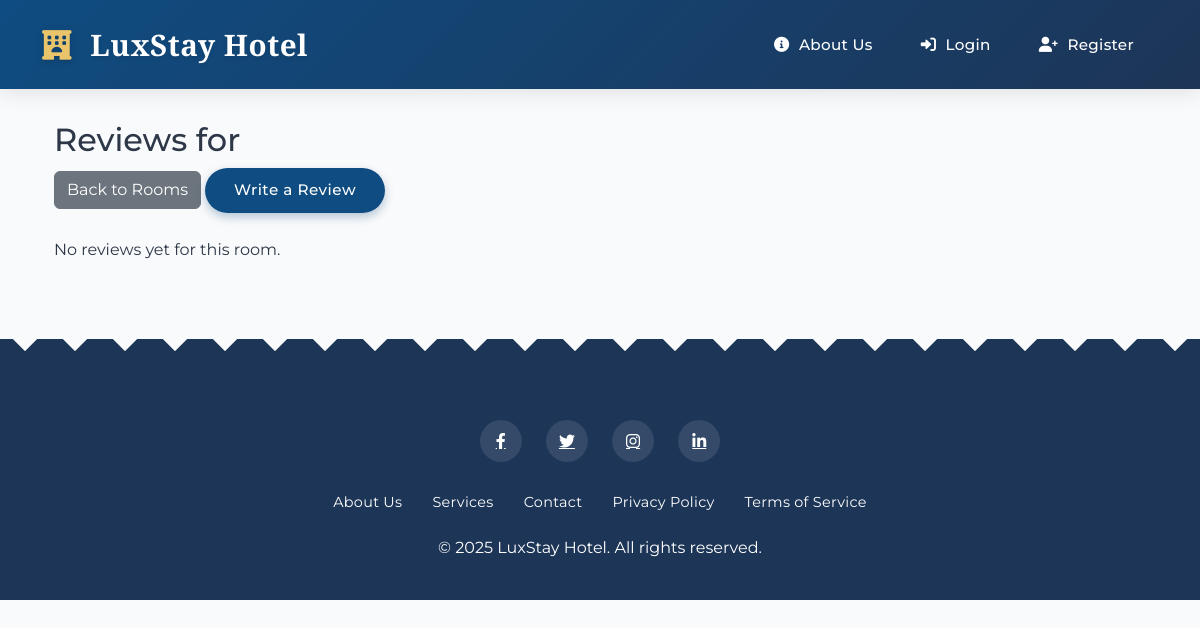
Page /room/2/reviews on the earlier database version.
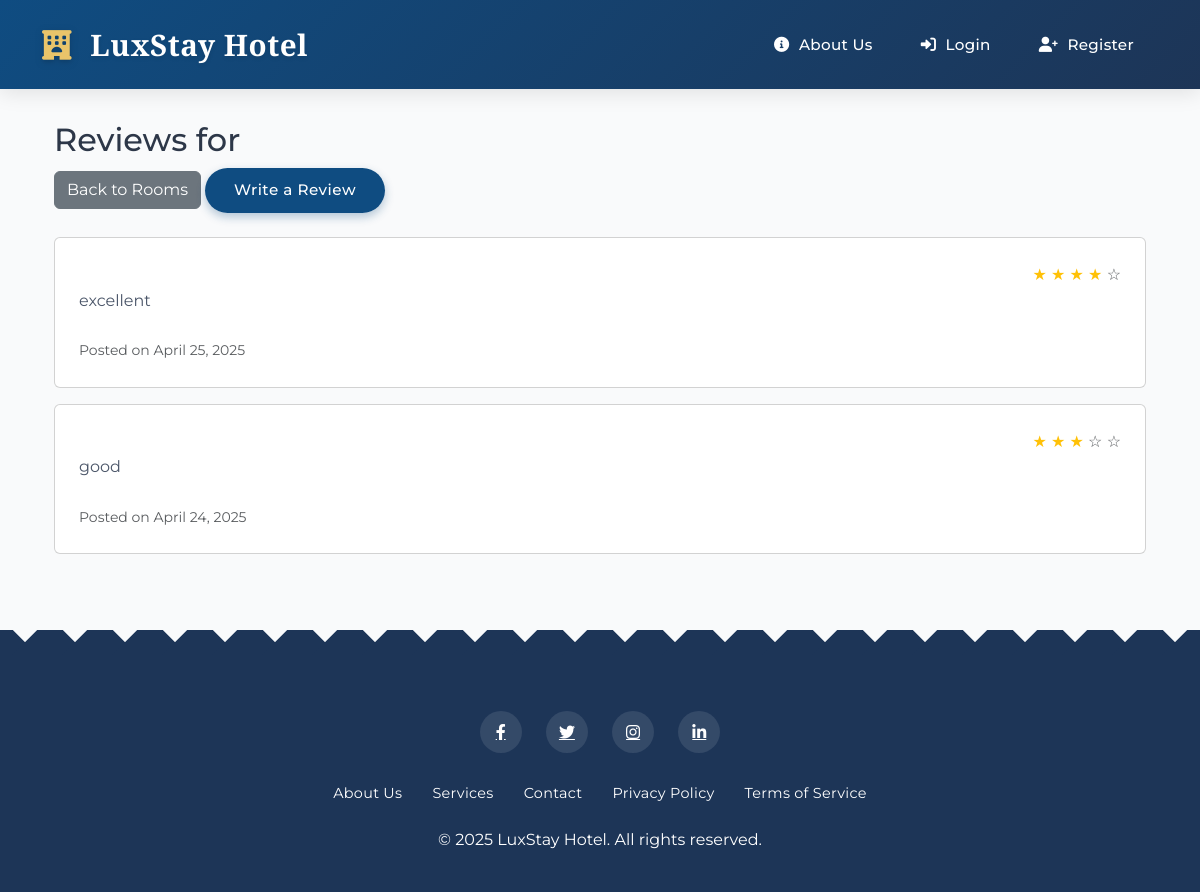
Same page on the later database version.
### models.py (models this page shows, shortened)
class Review(db.Model):
    __tablename__ = 'reviews'
    id = db.Column(db.Integer, primary_key=True)
    user_id = db.Column(db.Integer, db.ForeignKey('users.id'), nullable=False)
    room_id = db.Column(db.Integer, db.ForeignKey('rooms.r_id'), nullable=False)
    rating = db.Column(db.Integer, nullable=False)
    comment = db.Column(db.Text)
    review_date = db.Column(db.DateTime, default=datetime.utcnow)

### routes.py (the view)
@app.route('/room/<int:room_id>/reviews')
def room_reviews(room_id):
    room = Room.query.get_or_404(room_id)
    reviews = Review.query.filter_by(room_id=room_id).order_by(Review.review_date.desc()).all()
    return render_template('room_reviews.html', room=room, reviews=reviews)

### templates/room_reviews.html (shortened to what this page needs)
{% extends "base.html" %}
{% block content %}
<div class="container mt-4">
    <h2>Reviews for {{ room.name }}</h2>
    <div class="mb-4">
        <a href="{{ url_for('rooms') }}" class="btn btn-secondary">Back to Rooms</a>
        <a href="{{ url_for('add_review', room_id=room.r_id) }}" class="btn btn-primary">Write a Review</a>
    </div>
    {% if reviews %}
        {% for review in reviews %}
            <div class="card mb-3">
                <div class="card-body">
                    <div class="d-flex justify-content-between">
                        <div class="rating">
                            {% for i in range(5) %}
                                {% if i < review.rating %}
                                    <span class="text-warning">★</span>
                                {% else %}
                                    <span class="text-muted">☆</span>
                                {% endif %}
                            {% endfor %}
                        </div>
                    </div>
                    <p class="card-text">{{ review.comment }}</p>
                    <small class="text-muted">Posted on {{ review.review_date.strftime('%B %d, %Y') }}</small>
                </div>
            </div>
        {% endfor %}
    {% else %}
        <p>No reviews yet for this room.</p>
    {% endif %}
</div>
{% endblock %}

Differences in the rows shown:
added Review: rating 4 (drawn), comment "excellent", review_date "April 25, 2025"
added Review: rating 3 (drawn), comment "good", review_date "April 24, 2025"
Other differences:
text no longer shown: "No reviews yet for this room."
